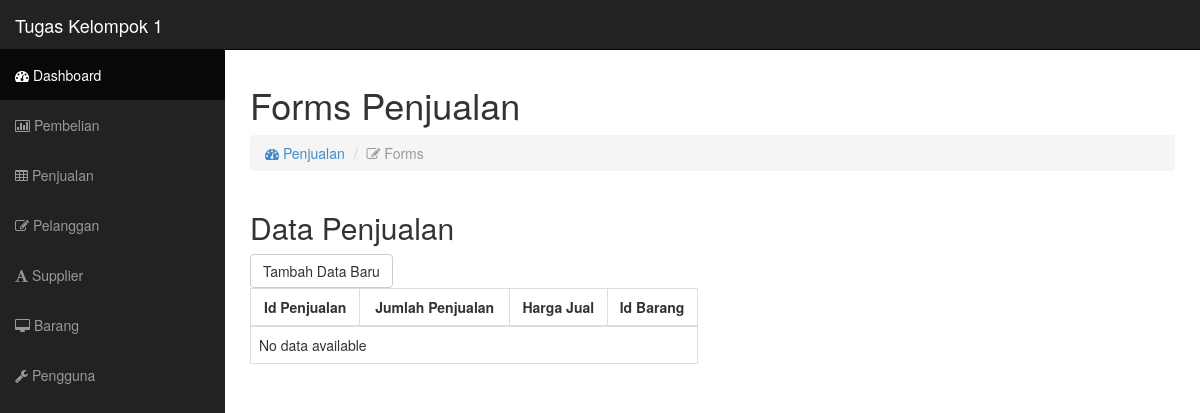
Before: /penjualan.php with the older database file.
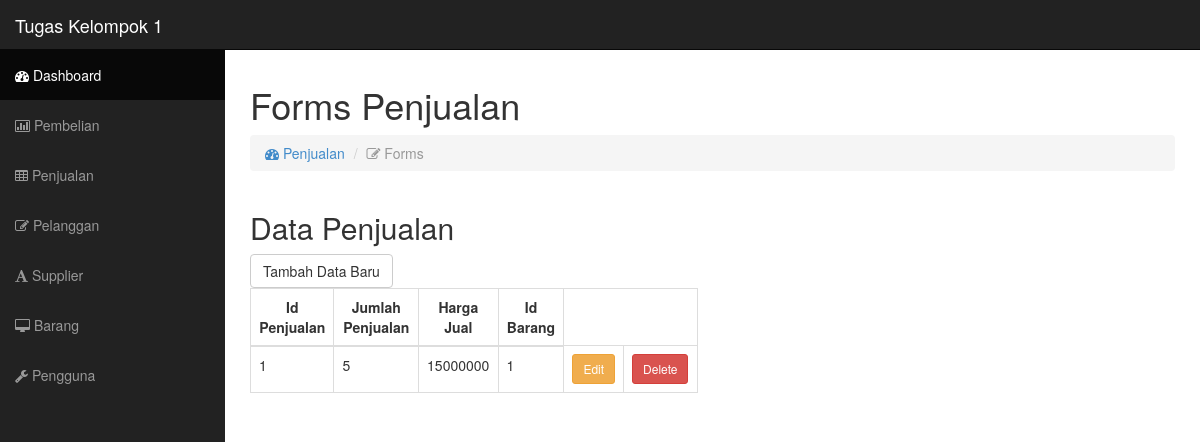
After: the same page with the newer database file.
### tables this page shows
CREATE TABLE `penjualan` (
  `idpenjualan` int(11) NOT NULL,
  `jumlahpenjualan` int(11) NOT NULL,
  `hargajual` int(11) NOT NULL,
  `idbarang` int(11) NOT NULL
);

### penjualan_controller.php (called while the page is built, shortened)
<?php
include "config.php";
function get_data_penjualan()
{
    global $conn;
    $sql = "SELECT * FROM penjualan";
    $result = $conn->query($sql);
    return $result;
}
?>

### penjualan.php (the view, shortened to what this page needs)
<?php
include "config.php";
require_once 'penjualan_controller.php';
?>
<!DOCTYPE html>
<html lang="en">
<head>
  <link href="css/bootstrap.css" rel="stylesheet">
  <link href="css/sb-admin.css" rel="stylesheet">
  <link rel="stylesheet" href="font-awesome/css/font-awesome.min.css">
</head>
<body>
  <div id="wrapper">
    <nav class="navbar navbar-inverse navbar-fixed-top" role="navigation">
      <div class="navbar-header">
        <a class="navbar-brand" href="index.php">Tugas Kelompok 1</a>
      </div>
      <div class="collapse navbar-collapse navbar-ex1-collapse">
        <ul class="nav navbar-nav side-nav">
          <li class="active"><a href="index.php"><i class="fa fa-dashboard"></i> Dashboard</a></li>
          <li><a href="pembelian.php"><i class="fa fa-bar-chart-o"></i> Pembelian</a></li>
          <li><a href="penjualan.php"><i class="fa fa-table"></i> Penjualan</a></li>
          <li><a href="pelanggan.php"><i class="fa fa-edit"></i> Pelanggan</a></li>
          <li><a href="supplier.php"><i class="fa fa-font"></i> Supplier</a></li>
          <li><a href="barang.php"><i class="fa fa-desktop"></i> Barang</a></li>
          <li><a href="pengguna.php"><i class="fa fa-wrench"></i> Pengguna</a></li>
      </div>
    </nav>
    <div id="page-wrapper">
      <div class="row">
        <div class="col-lg-12">
          <h1>Forms Penjualan</h1>
          <ol class="breadcrumb">
            <li><a href="index.html"><i class="fa fa-dashboard"></i> Penjualan</a></li>
            <li class="active"><i class="fa fa-edit"></i> Forms</li>
          </ol>
        </div>
        <div class="col-lg-6">
          <h2>Data Penjualan</h2>
          <div class="table-responsive">
            <button type="button" class="btn btn-default" id="btnTambahData">Tambah Data Baru</button>
            <table class="table table-bordered table-hover tablesorter" id="tableDataPelanggan">
              <thead>
                <tr>
                  <th class="text-center">Id Penjualan</th>
                  <th class="text-center">Jumlah Penjualan</th>
                  <th class="text-center">Harga Jual</th>
                  <th class="text-center">Id Barang</th>
                </tr>
              </thead>
              <tbody>
                <?php
                $barangData = get_data_penjualan();
                if ($barangData->num_rows > 0) {
                  while ($row = $barangData->fetch_assoc()) {
                    echo "<tr>";
                    echo "<td>" . $row["idpenjualan"] . "</td>";
                    echo "<td>" . $row["jumlahpenjualan"] . "</td>";
                    echo "<td>" . $row["hargajual"] . "</td>";
                    echo "<td>" . $row["idbarang"] . "</td>";
                    echo "<td><a class='btn btn-warning btn-sm' onclick='showEditForm(" . $row["idpenjualan"] . ")'>Edit</a></td>";
                    echo "<td><a href='penjualan_controller.php?delete_id=" . $row["idpenjualan"] . "' class='btn btn-danger btn-sm' name='delete' onclick='return confirm(\"Are you sure you want to delete this record?\");'>Delete</a></td>";
                    echo "</tr>";
                  }
                } else {
                  echo "<tr><td colspan='6'>No data available</td></tr>";
                }
                ?>
              </tbody>
            </table>
          </div>
          <div class="col-lg-6">
          </div>
        </div>
      </div>
    </div>
  </div>
</body>
</html>

Changed rows visible on the page:
added penjualan: idpenjualan "1", jumlahpenjualan "5", hargajual "15000000", idbarang "1"
Other visible differences:
text no longer shown: "No data available"
